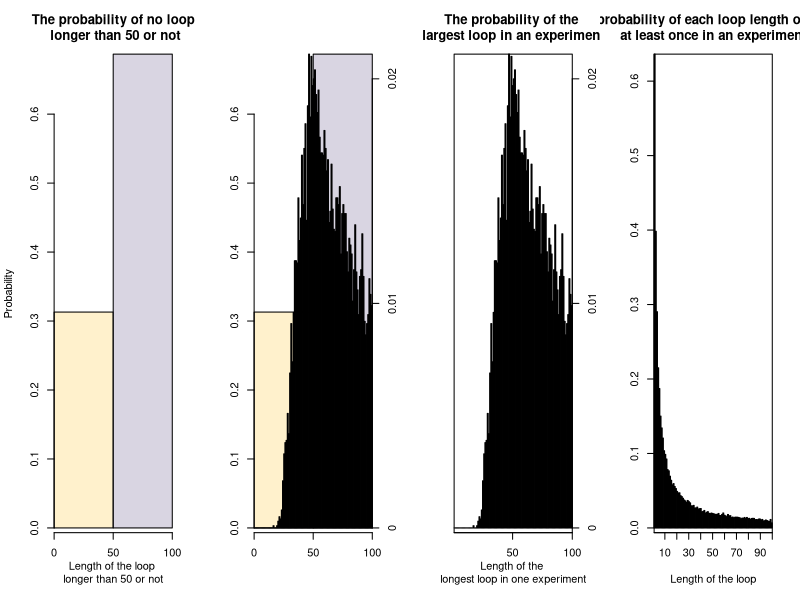

The R script that drew this image:

# write the function "first_card" to determine the number of the card in the first box each prisoner opened when they enter the room 
# the inputs of function are: n(half of the total number of prisoners, cards and boxes), k(the prisoner's number), strategy(1 is that each prisoner first open the box corresponding to their prisoner number, if the card's number in the box is the prisoner's number, the prisoner succeeds. If the card's number is not the prisoner's number, open the next box corresponding to the card's number; 2 is similar with strategy 1, just the first box opened randomly; 3 is all the boxes opened randomly), card(the boxes'number)
# the output "card_find" is first card's number in the box they first choose
# use "if...else if..." conditional statement to assign value to "card_find", using sample funtion to select 1 number among 2n randomly
first_card <- function(n, k, strategy, card) {
  if (strategy == 1) {
    card_find <- card[k]
  }
  else if (strategy == 2) {
    card_find <- card[sample(c(1:(2*n)), 1)]
  }
  return(card_find)
}

# write the function "strategy_1_2" to determine whether the prisoner go free or not under the strategy 1 and 2
# the inputs of function are: n,k,card(same as function "first_card"); card_find(the output of the function "first_card")
# the output of the function is TRUE of FALSE, which means the prisoner go free or not
# using for loop to implement that each time prisoner try, the prisoner open the box which number is corresponding to the card's number they see in the last box, if statement is to implement when the prisoner find the number in the card corresponding their own number, the output is TRUE, otherwise the output is FALSE
strategy_1_2 <- function(n, k, card, card_find) {
  Find_or_not <- FALSE
  
  for (prisoner_try in 1:n) {
    if (card_find == k) {
      Find_or_not <- TRUE
      break
    }
    card_find <- card[card_find]
  }
  return(Find_or_not)
}

# write a function "strategy_3" simulation strategy 3 that the prisoner randomly chooses to open the box n times.
# the inputs of this funtion are n(the number of times can open the box, half number of total prisoners), k(prisoner's number), card(the box's number)
# the ouput is value 0 or 1, 1 means succeddfuly find a card number in box that mach prisoner's number. 0 means did't find number in the box that mach prisoner's number
# at this funtion, using sample function to randomly assign n numbers from 1 to 2n to simulate the value of opening n box each time. When one of the numbers is the same as the prisoner's number(k), the value corresponding to that array position becomes TRUE. Otherwise the value becomes FALSE. Then useing sum funtion to calculate whether there have TRUE value in the array.
strategy_3 <- function(n, k, card) {
  return(sum(k == card[sample(c(1:(2*n)), n)]))
}

# write the function "Pone" to eatimate the probability of a single prisoner go free successfully under the 3 strategies
# the inputs of function are: n,k,strategy(same as above), nreps(the number of replicate similations to run)
# the output of function is the probability of a single prisoner success under the 3 strategies
# the number of 2n prisoners is assigned successively, and then the escape_num value is set to 0 to calculate the number of successful escapes. for loop is used to simulate the nreps experiment. 
# in each experiment, the card variable was randomly assigned from the prisoner variable. When using strategy 1 or 2, use the first_card function to extract the number of the card each time the box is opened and assign that number to card_find. The strategy_1_2 function is then called to determine if the card number is equal to the prisoner and return TRUE or FALSE. If strategy 3 is used, strategy_3 function is directly called. 
# The escape_num is added to the return value of the different strategy functions to calculate the prisoner's success in finding the box containing his number. The probability of success was calculated by dividing the number of successes by the total number of loop simulations
Pone <- function(n, k, strategy, nreps = 10000) {
  
  prisoner <- c(1:(2*n))
  escape_num <- 0
  
  for (rep in 1:nreps) {
    
    card <- sample(prisoner)
    
    if (strategy == 1 | strategy == 2) {
      card_find <- first_card(n, k, strategy, card)
      escape_num <- escape_num + strategy_1_2(n, k, card, card_find)
    }
    
    else if (strategy == 3) {
      escape_num <- escape_num + strategy_3(n, k, card)
    }
    
  }
  
  return(escape_num/nreps)
  
}

# when n=5, which means there are 10 prisoners, estimate the probability of a single prisoner go free successfully under the 3 strategies
Pone(5, 1, 1, 10000)
Pone(5, 1, 2, 10000)
Pone(5, 1, 3, 10000)

# when n=50, which means there are 100 prisoners, estimate the probability of a single prisoner go free successfully under the 3 strategies
Pone(50, 1, 1, 10000)
Pone(50, 1, 2, 10000)
Pone(50, 1, 3, 10000)

# write the function "Pall" to eatimate the probability of all prisoners go free successfully under the 3 strategies
# the inputs of the function are n, strategy and nreps
# the output of function is the probability of all prisoners success under the 3 strategies
# The main idea of Pall function is very similar to that of Pone function. The main difference is that another for loop is embedded in the for loop to simulate that all prisoners enter the room in one of experiments. If one of the prisoners fails in each experiment, the strategy function referenced will return FALSE. 
# Use the if statement to determine when (! If find_or_not) is TRUE (meaning find_or_not is false), the condition fires, using a break statement to jump out of the current loop and making no changes to escape_num. After 2n cycles, determine whether escape_num is equal to 2n (if it is equal to 2n, every prisoner has successfully escaped). This judgment returns true or false, counts the number of successes using success_escape, and returns its success probability
Pall <- function(n, strategy, nreps = 10000) {
  prisoner <- c(1:(2*n))
  success_escape <- 0
  
  for (rep in 1:nreps) {
    
    card <- sample(prisoner)
    escape_num <- 0
    
    for (k in 1:(2*n)) {
      
      if (strategy == 1 | strategy == 2) {
        card_find <- first_card(n, k, strategy, card)
        Find_or_not <- strategy_1_2(n, k, card, card_find)
        if (!Find_or_not) {break}
        escape_num <- escape_num + 1
      }
      
      else if (strategy == 3) {
        Find_or_not <- strategy_3(n, k, card)
        if (!Find_or_not) {break}
        escape_num <- escape_num + 1
      }
    }
    success_escape <- success_escape + (escape_num == (2*n))
    
  }
  return(success_escape/nreps)
  
}

# when n=5, which means there are 10 prisoners, estimate the probability of all prisoners go free successfully under the 3 strategies
Pall(5, 1, 10000)
Pall(5, 2, 10000)
Pall(5, 3, 10000)

# when n=50, which means there are 100 prisoners, estimate the probability of all prisoners go free successfully under the 3 strategies
Pall(50, 1, 10000)
Pall(50, 2, 10000)
Pall(50, 3, 10000)

# remarks: when the number of prisoners is large enough, the probability of all escaping should be about zero, for example, when n = 50, the probability of all success should be (1/2)^100, however, when we use strategy 1, the probability of success becomes about 30%.

dloop <- function(n, nreps) {
  occur <- vector(length = 2*n)
  box <- c(1:(2*n))
  
  for (try in 1:nreps) {
    card <- sample(box)
    tmp <- vector(length = 2*n)
    for (k in 1:(2*n)) {
      card_find <- card[k]
      for (try_k in 1:(2*n)) {
        if(card_find == k) {
          tmp[try_k] <- 1
          break
        }
        card_find <- card[card_find]
      } 
      
    }
    occur <- occur + tmp
  }
  prob <- occur/nreps
  return(prob)
}

#Q6
no_loop_l_50 <- 0
largest <- vector(length = 100)
prob_of_each_length <- dloop(50,10000)

for (i in 1:10000) {
  tmp <- dloop(50,1)
  index <- c(1:100)
  no_loop_l_50 <- no_loop_l_50 + (sum(tmp[51:100]) == 0)
  index <- index[tmp == 1]
  largest[max(index)] <- largest[max(index)] + 1
}

prob_no_longer_50 <- no_loop_l_50/10000
prob_largest_onetime <- largest/10000
# names(prob_largest_onetime) <- c(0:99)

color1 <- c(rgb(255,220,126,100, maxColorValue = 255), rgb(158,148,182,100, maxColorValue = 255))
color2 <- c(rep(rgb(254,212,152,200, maxColorValue = 255),50), rep(rgb(158,148,182,200, maxColorValue = 255), 50))

par(mfcol = c(1,4))
barplot(c(prob_no_longer_50, 1- prob_no_longer_50), space = 0
        , col = color1, xaxs="i"
        , xlab = "Length of the loop \nlonger than 50 or not"
        , ylab = "Probability"
        , main = "The probability of no loop\n longer than 50 or not")
axis(1, c(0,1,2), c(0,50,100))

barplot(c(prob_no_longer_50, 1- prob_no_longer_50), space = 0, col = color1, xaxs="i")
axis(1, c(0,1,2), c(0,50,100))
par(new = TRUE)
barplot(prob_largest_onetime, col = color2, xaxs = "i", yaxt = "n", xaxt = "n")
axis(4, seq(0,0.025,0.01), seq(0,0.025,0.01))

plot(c(1:100), xaxs = "i", type = "n", xlab = "", ylab = "", yaxt = "n", xaxt = "n"
     , main = "The probability of the \nlargest loop in an experiment")
axis(1, seq(0,100,50), seq(0,100,50))
par(new = TRUE)
barplot(prob_largest_onetime, col = color2, xaxs = "i", yaxt = "n"
        , xlab = "Length of the \nlongest loop in one experiment")
axis(4, seq(0,0.025,0.01), seq(0,0.025,0.01))

plot(c(1:100), xaxs = "i", type = "n", xlab = "", ylab = "", yaxt = "n", xaxt = "n")
axis(1, seq(0,110,10), seq(0,110,10))
par(new = TRUE)
barplot(prob_of_each_length, xaxs = "i", xlab = "Length of the loop"
        , col = rgb(254,212,152,200, maxColorValue = 255)
        , main = "The probability of each loop length occurring \nat least once in an experiment")
